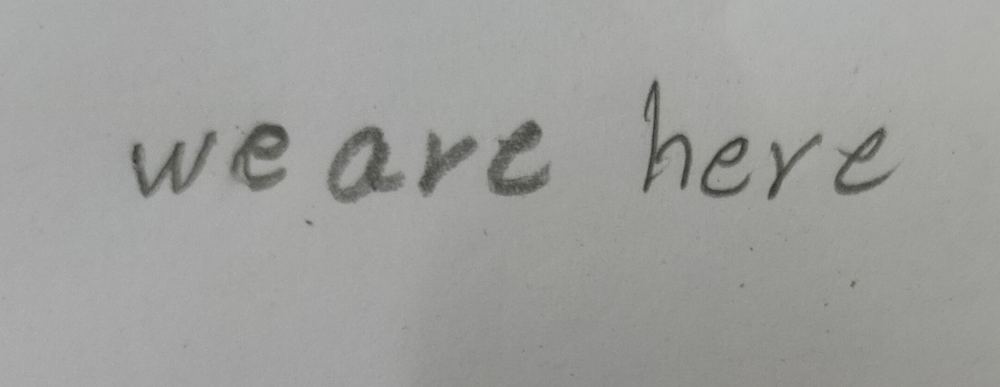
#> input picture mytest.png, 1000 x 387 px, shrunk from 2150 x 832 before the run
$ python -i test_main.py   (imports and definitions only)
#> lines starting #> are read from the running program, lines starting #| are printed output that depends on the picture; after the words box and inside, x2 and y2 are one past the last pixel; in counts of white or black regions, pixels touching at a corner belong together
import os, sys, shutil, os.path
from tkinter import *
from tkinter.filedialog import askopenfilename
# from package.moderator import moderator
from tkinter.filedialog import asksaveasfile
import cv2
from PIL import Image
import numpy as np
import pytesseract

def get_string(img_path):
    # Read image with opencv
#> called with img_path = 'mytest.png'
    img = cv2.imread(img_path)
#> img is the input picture: shape (387, 1000, 3); mean B, G, R 156.1, 158.6, 158
    # Convert to gray
    img = cv2.cvtColor(img, cv2.COLOR_BGR2GRAY)
#> img: shape (387, 1000)
    # Blur
    # img = cv2.medianBlur(img, 1)

    #  Apply threshold to get image with only black and white
    _,img = cv2.threshold(img,0,255,cv2.THRESH_BINARY+cv2.THRESH_OTSU)
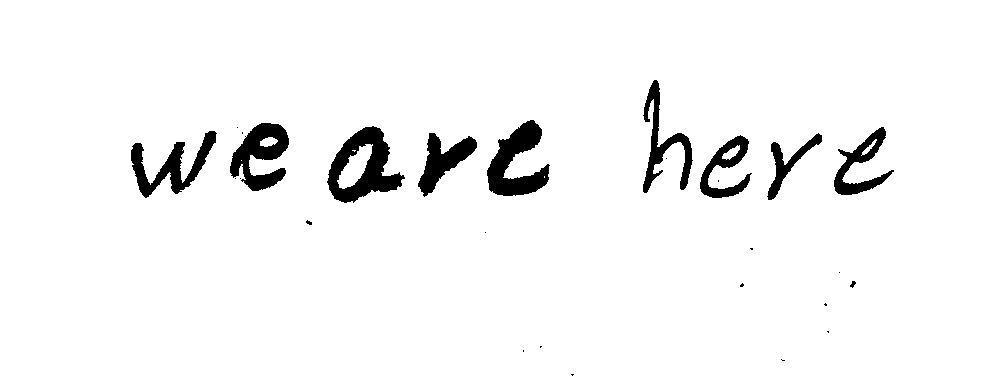
#> img: shape (387, 1000); 95.8% white; 27 black regions (17 under 20 px), largest, box (x1, y1, x2, y2) and area: (327, 126, 405, 203) 2791, (487, 120, 550, 196) 2422, (230, 123, 289, 191) 2164
    # for i in range(4):
    # Apply dilation and erosion to remove some noise
    kernel = np.ones((1, 1), np.uint8)
    # img = cv2.morphologyEx(img, cv2.MORPH_OPEN, kernel)
    img =  cv2.morphologyEx(img, cv2.MORPH_CLOSE, kernel)
    img = cv2.dilate(img, kernel, iterations=1)
    img = cv2.erode(img, kernel, iterations=1)
    img = cv2.dilate(img, kernel, iterations=5)
    img = cv2.medianBlur(img,3)
#> img: shape (387, 1000); 95.8% white; 14 black regions (4 under 20 px), largest, box (x1, y1, x2, y2) and area: (327, 126, 405, 203) 2800, (487, 120, 549, 196) 2419, (230, 123, 289, 191) 2170
    cv2.imwrite('C:/Users/Hady/Desktop/img-processing-master/test.png', img)
    # Recognize text with tesseract for python
#> (the run stopped early here; a loop or call above may not have finished)
